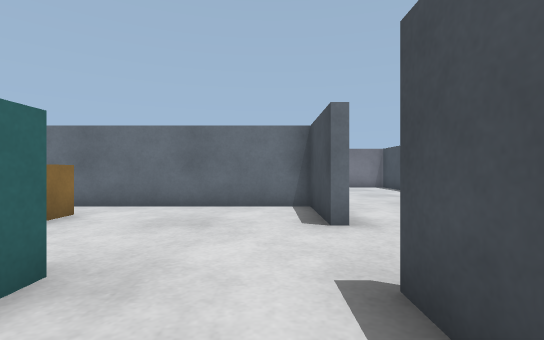
View 1 (above)

17 first-person views from a walk through a Gazebo world. The camera is 0.45 m above the floor, looks level and sees 85° across. The floor is counted in squares, 0.5 m on a side. Each view is taken from the middle of a square. On the plan, view 1 faces up. The plan holds only what a view shows up to about 11 squares ahead; the rest is blank. The place goes on beyond the plan.

View 2
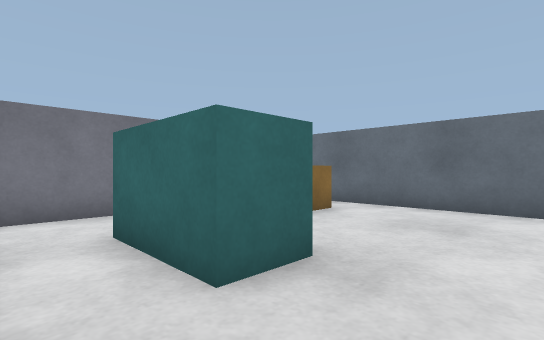

View 3
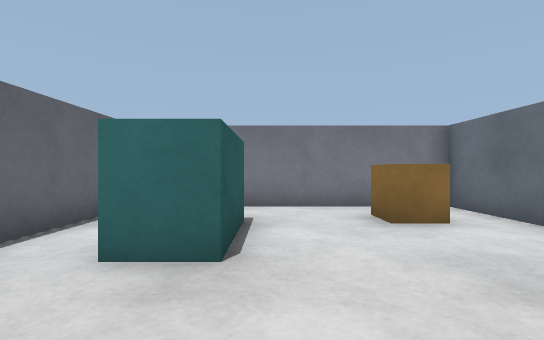

View 4
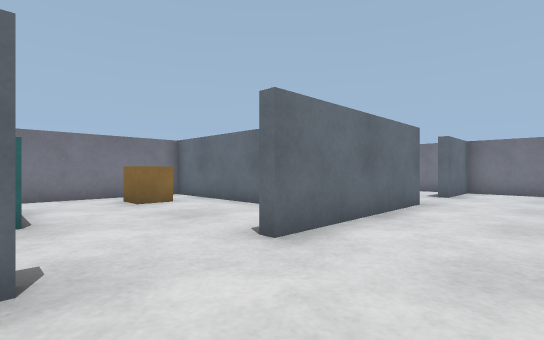

View 5
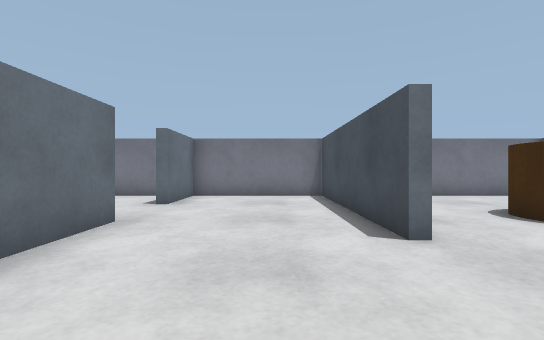

View 6
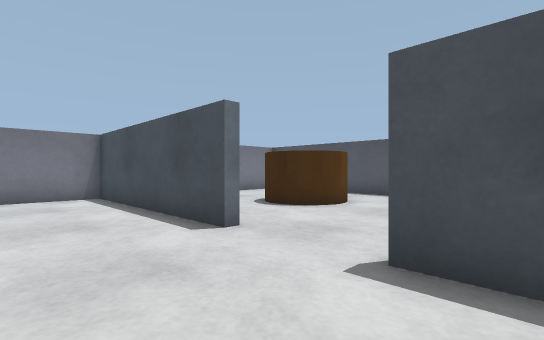

View 7
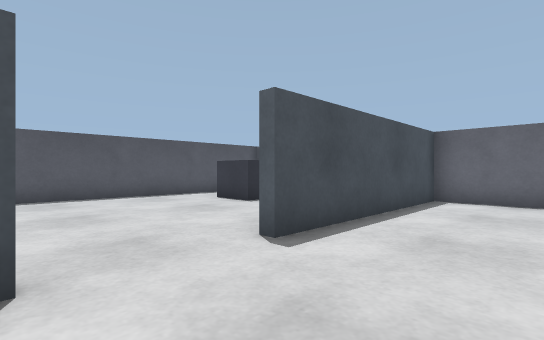

View 8
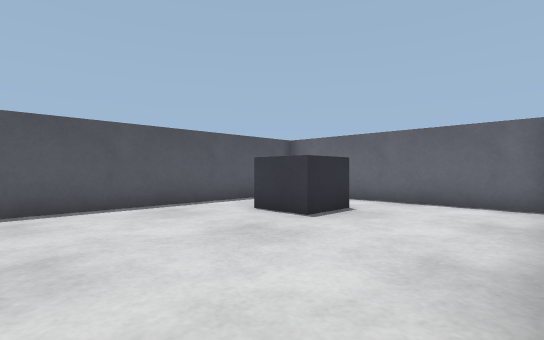

View 9
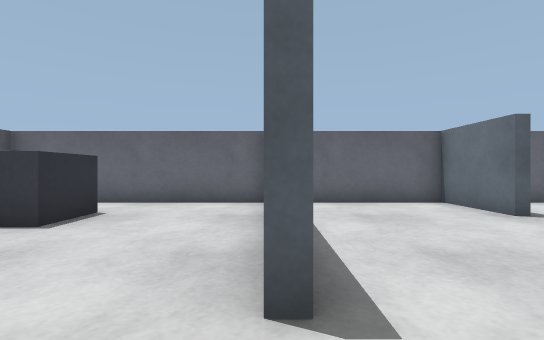

View 10
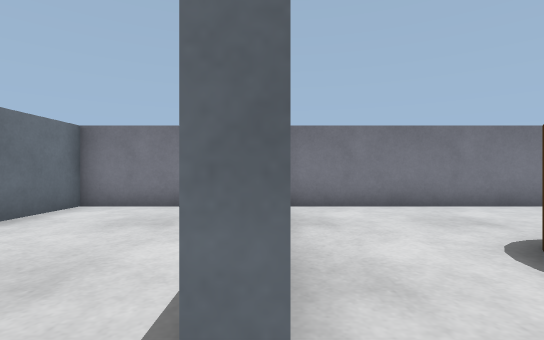

View 11
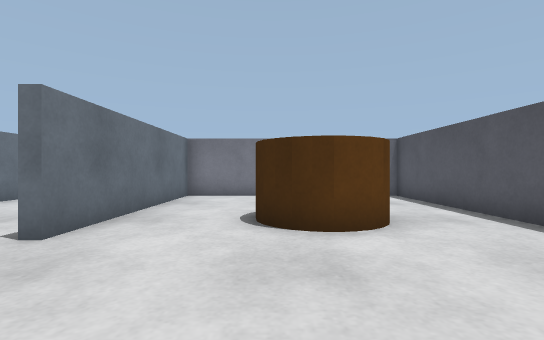

View 12
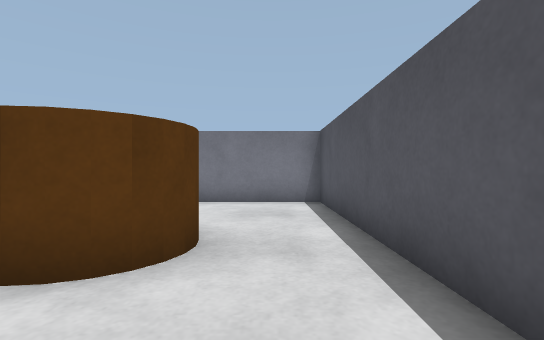

View 13
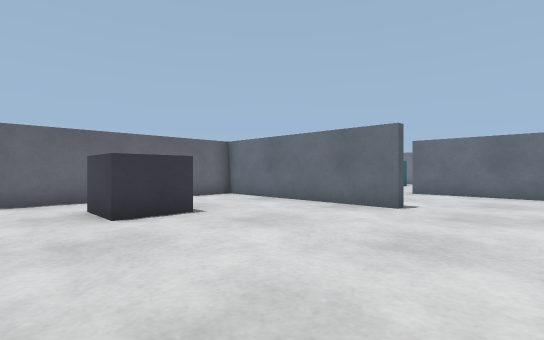

View 14
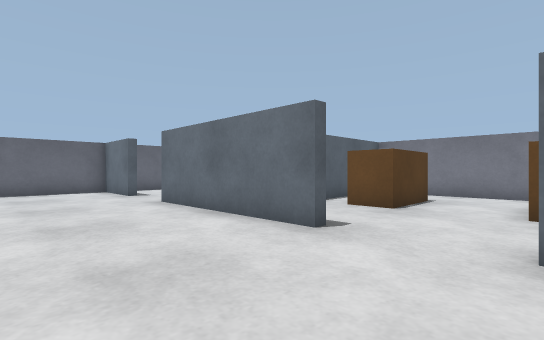

View 15
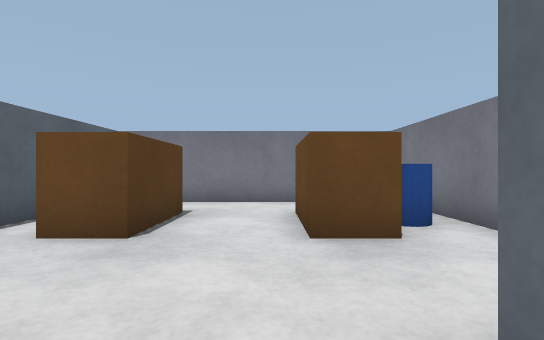

View 16
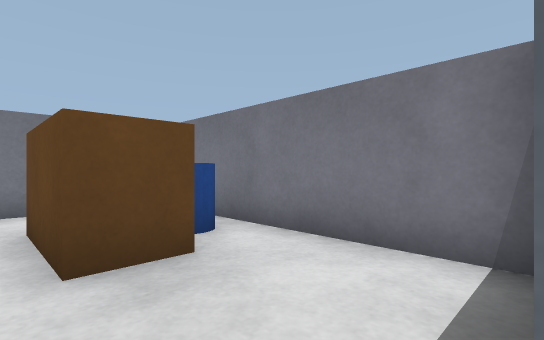

View 17
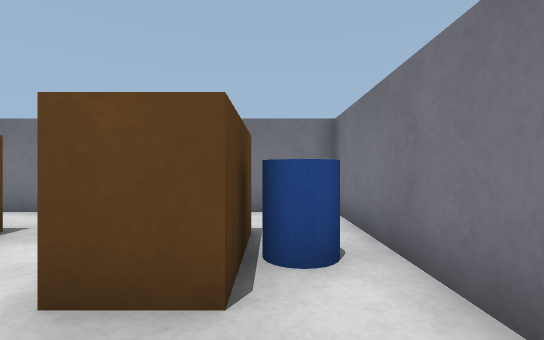

### Floor plan
Ten units are one square. View 1 is at (0, 0); x grows to the right and y downward. Boxes are objects, and circles mark ways between rooms. Rooms are numbered by the first view taken in them; rooms with no view inside come last. Other rooms are left out.
<svg viewBox="-68 -159 207 167">
<path fill="none" stroke="#000" d="M10 -48 10 -74 -63 -74 -63 -2M-48 3 -12 3M10 -10 10 -22M13 -102 13 -48 10 -48M58 -88 58 -154 13 -154 13 -128 9 -128M13 -22 13 3 58 3 58 -62 61 -62M61 -62 61 -4M61 3 134 3 134 -154 61 -154 61 -88M-41 -77 -26 -77M9 -154 -63 -154 -63 -82"/>
<rect x="-55" y="-65" width="20" height="20" fill="#bbb"><title>orange box</title></rect>
<rect x="-45" y="-25" width="30" height="10" fill="#bbb"><title>bench</title></rect>
<rect x="85" y="-115" width="30" height="20" fill="#bbb"><title>brown cylinder</title></rect>
<rect x="95" y="-35" width="20" height="20" fill="#bbb"><title>grey box</title></rect>
<rect x="-45" y="-105" width="30" height="20" fill="#bbb"><title>brown box</title></rect>
<rect x="-45" y="-135" width="30" height="10" fill="#bbb"><title>brown box</title></rect>
<rect x="-35" y="-145" width="10" height="10" fill="#bbb"><title>blue cylinder</title></rect>
<circle cx="10" cy="-35" r="3" fill="#2a7"/>
<circle cx="60" cy="-75" r="3" fill="#2a7"/>
<circle cx="10" cy="-115" r="3" fill="#2a7"/>
<text x="-30" y="-40">1</text>
<text x="30" y="-80">2</text>
<text x="100" y="-80">3</text>
<text x="-30" y="-120">4</text>
</svg>
Room 1 opens to room 2. Room 2 opens to room 3. Room 2 opens to room 4.

Where each view was taken, in squares from view 1:
view 1: 0 up, 0 right, facing up
view 2: 0 up, 0 right, facing up-left
view 3: 3 up, 1 right, facing left
view 4: 2 up, 4 right, facing up-left
view 5: 5 up, 4 right, facing up
view 6: 5 up, 3 right, facing up-right
view 7: 9 up, 3 right, facing down-right
view 8: 8 up, 6 right, facing down-right
view 9: 8 up, 6 right, facing down
view 10: 8 up, 6 right, facing up
view 11: 5 up, 9 right, facing up
view 12: 7 up, 12 right, facing up
view 13: 9 up, 13 right, facing down-left
view 14: 13 up, 5 right, facing down-left
view 15: 12 up, 2 right, facing left
view 16: 12 up, 1 right, facing up-left
view 17: 14 up, 0 right, facing left
